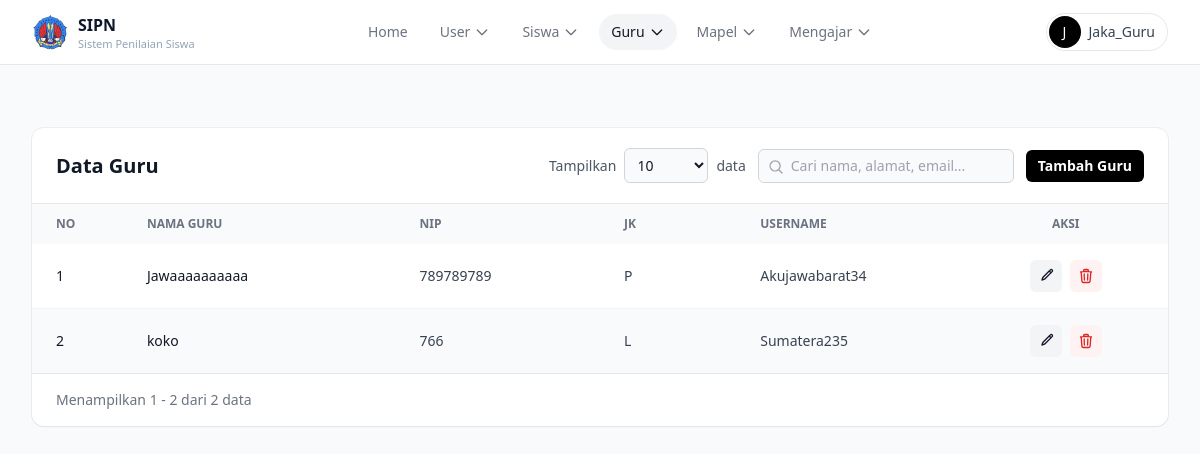
Page /daftarguru.php (signed in) on the earlier database version.
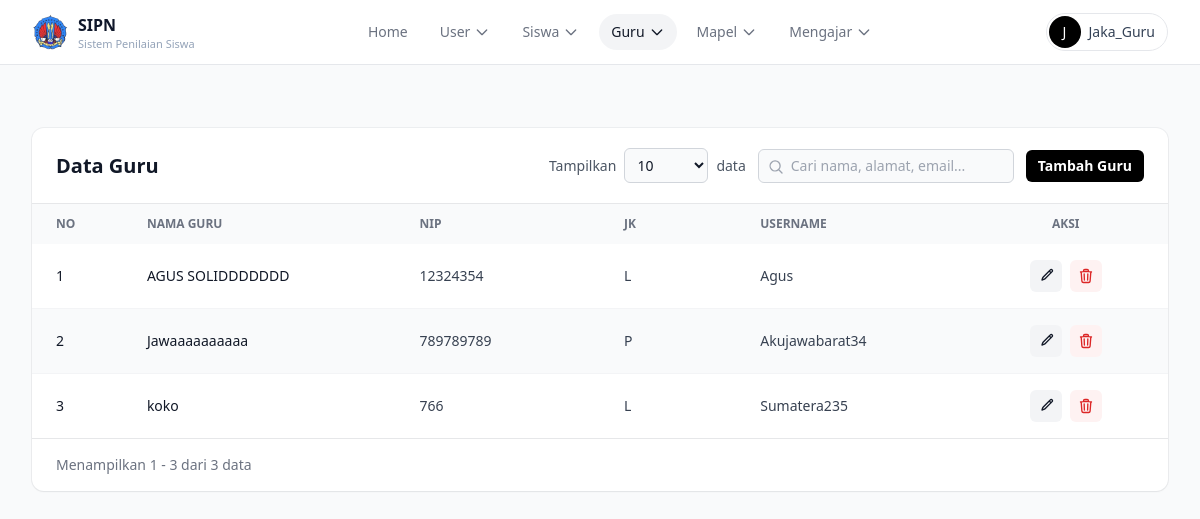
Same page on the later database version.
### tables this page shows
CREATE TABLE `guru` (
  `id` int NOT NULL,
  `nip` varchar(20) NOT NULL,
  `nama` varchar(100) NOT NULL,
  `jenis_kelamin` enum('L','P') NOT NULL,
  `user_id` int NOT NULL
);

CREATE TABLE `users` (
  `id` int NOT NULL,
  `username` varchar(50) NOT NULL,
  `password` varchar(255) NOT NULL,
  `role` enum('admin','guru','siswa') NOT NULL,
  `created_at` timestamp NOT NULL
);

### auth.php (called while the page is built, shortened)
<?php
function current_user(): ?array
{
    return isset($_SESSION['user']) && is_array($_SESSION['user']) ? $_SESSION['user'] : null;
}
function require_login(): array
{
    $user = current_user();
    return $user;
}
function require_admin_or_role(string $role): array
{
    $user = require_login();
    return $user;
}
?>

### daftarguru.php (the view, shortened to what the changed rows need)
<?php
require_once __DIR__ . '/auth.php';
$currentUser = require_admin_or_role('guru');
$isAdmin = $currentUser['role'] === 'admin';
?>
<!DOCTYPE html>
<html lang="en">
<head>
  <script src="https://cdn.tailwindcss.com"></script>
</head>
<body class="bg-gray-50 antialiased">
<?php
include "navbar.php";
include __DIR__ . "/kon.php";
$data = [];
$sql = "SELECT users.id AS user_id, users.username, users.role, users.created_at,
           guru.id AS guru_id, guru.nip, guru.nama AS nama_guru, guru.jenis_kelamin
    FROM users
    INNER JOIN guru ON users.id = guru.user_id
    WHERE users.role = 'guru'
    ORDER BY users.id DESC";
$bam = mysqli_query($conn, $sql);
while ($row = mysqli_fetch_assoc($bam)) {
    $data[] = $row;
}
?>
<main class="mx-auto max-w-7xl px-4 pt-32 pb-10 sm:px-6 lg:px-8">
    <div class="bg-white shadow-sm ring-1 ring-gray-900/5 rounded-xl">
        <div class="flex flex-col gap-3 px-6 py-5 border-b border-gray-900/10 sm:flex-row sm:items-center sm:justify-between">
            <h1 class="text-xl font-bold text-gray-900">Data Guru</h1>
        </div>
        <div class="relative overflow-x-auto">
            <table class="w-full min-w-[720px] table-fixed text-sm text-left text-gray-700">
                <colgroup>
                </colgroup>
                <thead class="bg-gray-50 text-xs uppercase text-gray-500">
                    <tr>
                        <th scope="col" class="px-6 py-3 font-semibold">No</th>
                        <th scope="col" class="px-6 py-3 font-semibold">Nama Guru</th>
                        <th scope="col" class="px-6 py-3 font-semibold">NIP</th>
                        <th scope="col" class="px-6 py-3 font-semibold">JK</th>
                        <th scope="col" class="px-6 py-3 font-semibold">Username</th>
                        <?php if ($isAdmin): ?><th scope="col" class="px-6 py-3 font-semibold text-center">Aksi</th><?php endif; ?>
                    </tr>
                </thead>
                <tbody id="tableBody" class="divide-y divide-gray-100">
                    <?php
                    $no = 1;
                    foreach ($data as $user):
                    ?>
                    <tr class="odd:bg-white even:bg-gray-50 hover:bg-gray-50 transition-colors">
                        <td class="px-6 py-4 font-medium text-gray-900"><?php echo $no++; ?></td>
                        <td class="px-6 py-4 font-medium text-gray-900"><?php echo htmlspecialchars($user['nama_guru'] ?? '', ENT_QUOTES, 'UTF-8'); ?></td>
                        <td class="px-6 py-4 whitespace-nowrap"><?php echo htmlspecialchars($user['nip'] ?? '', ENT_QUOTES, 'UTF-8'); ?></td>
                        <td class="px-6 py-4 whitespace-nowrap"><?php echo htmlspecialchars($user['jenis_kelamin'] ?? '', ENT_QUOTES, 'UTF-8'); ?></td>
                        <td class="px-6 py-4 whitespace-nowrap"><?php echo htmlspecialchars($user['username'] ?? '', ENT_QUOTES, 'UTF-8'); ?></td>
                        <?php if ($isAdmin): ?><td class="px-6 py-4">
                            <div class="flex items-center justify-center gap-2">
                                <a href="edit.php?id=<?php echo (int) $user['user_id']; ?>&page=daftarguru.php" title="Edit" aria-label="Edit"
                                   class="inline-flex items-center justify-center size-8 rounded-md bg-gray-100 text-gray-900 hover:bg-black hover:text-white transition-colors">
                                    <svg class="size-4" fill="none" viewBox="0 0 24 24" stroke-width="2" stroke="currentColor">
                                        <path stroke-linecap="round" stroke-linejoin="round" d="m16.862 4.487 1.687-1.688a1.875 1.875 0 1 1 2.652 2.652L10.582 16.07a4.5 4.5 0 0 1-1.897 1.13L6 18l.8-2.685a4.5 4.5 0 0 1 1.13-1.897l8.932-8.931Zm0 0L19.5 7.125" />
                                    </svg>
                                </a>
                                    <a href="delete.php?id=<?php echo (int) $user['user_id']; ?>&role=guru&page=daftarguru.php" title="Hapus" aria-label="Hapus"
                                   onclick="return confirm('Yakin engga nih ingin menghapus data ini?')"
                                   class="inline-flex items-center justify-center size-8 rounded-md bg-red-50 text-red-600 hover:bg-red-600 hover:text-white transition-colors">
                                </a>
                            </div>
                        </td><?php endif; ?>
                    </tr>
                    <?php endforeach; ?>
                </tbody>
            </table>
        </div>
        <div class="flex flex-col gap-3 px-6 py-4 border-t border-gray-900/10 sm:flex-row sm:items-center sm:justify-between">
            <p id="entriesInfo" class="text-sm text-gray-500"></p>
        </div>
    </div>
</main>
</body>
</html>

### navbar.php (shortened to what the changed rows need)
<?php
require_once __DIR__ . '/auth.php';
$currentUser = current_user();
$navRole = $currentUser['role'] ?? '';
$navPage = basename($_SERVER['PHP_SELF']);
$navLinks = [];
if ($navRole === 'guru') {
    $navLinks = ['beranda.php' => 'Beranda', 'nilai.php' => 'Nilai Siswa', 'daftarguru.php' => 'Daftar Guru'];
} elseif ($navRole === 'siswa') {
    $navLinks = ['beranda.php' => 'Beranda', 'nilai_siswa.php' => 'Nilai Saya', 'daftarsiswa.php' => 'Teman Sekelas'];
} elseif ($navRole === 'admin') {
    $navLinks = ['home_admin.php' => 'Home'];
}
$navDropdowns = $navRole === 'admin' ? [
    'User' => ['table.php' => 'Semua Akun', 'tabeluseraja.php' => 'Daftar User', 'Tambahuser.php' => 'Tambah User'],
    'Siswa' => ['daftarsiswa.php' => 'Daftar Siswa', 'formtambahsiswa.php' => 'Tambah Siswa'],
    'Guru' => ['daftarguru.php' => 'Daftar Guru', 'formtambahguru.php' => 'Tambah Guru'],
    'Mapel' => ['daftar_mapel.php' => 'Daftar Mapel', 'tambah_mapel.php' => 'Tambah Mapel'],
    'Mengajar' => ['daftar_mengajar.php' => 'Daftar Mengajar', 'tambah_mengajar.php' => 'Tambah Mengajar'],
] : [];
if (!function_exists('nav_link_class')) { function nav_link_class(bool $active): string
{
    return $active
        ? 'block rounded-full px-3 py-2 text-sm font-medium text-gray-900 bg-gray-100'
        : 'block rounded-full px-3 py-2 text-sm font-medium text-gray-500 hover:text-gray-900';
} }
?>
<script src="https://cdn.tailwindcss.com"></script>
<nav class="fixed inset-x-0 top-0 z-40 border-b border-gray-200 bg-white/90 backdrop-blur-md">
    <div class="mx-auto flex h-16 max-w-7xl items-center justify-between gap-4 px-4 sm:px-6 lg:px-8">
        <div id="navbar-menu" class="absolute inset-x-0 top-16 hidden border-b border-slate-200 bg-white px-4 py-3 md:static md:block md:border-0 md:bg-transparent md:p-0">
            <ul class="flex flex-col gap-1 md:flex-row md:items-center md:gap-2">
                <?php foreach ($navLinks as $href => $label): ?>
                <li><a href="<?php echo $href; ?>" class="<?php echo nav_link_class($navPage === $href); ?>"><?php echo $label; ?></a></li>
                <?php endforeach; ?>
                <?php foreach ($navDropdowns as $label => $items): ?>
                <?php $dropId = 'drop' . $label; $isActive = array_key_exists($navPage, $items); ?>
                <li>
                    <button id="<?php echo $dropId; ?>Button" data-dropdown-toggle="<?php echo $dropId; ?>" type="button" class="flex w-full items-center justify-between gap-1 <?php echo nav_link_class($isActive); ?>">
                        <?php echo $label; ?>
                        <svg class="h-4 w-4" fill="none" viewBox="0 0 24 24" stroke-width="2" stroke="currentColor"><path stroke-linecap="round" stroke-linejoin="round" d="m19 9-7 7-7-7"/></svg>
                    </button>
                </li>
                <?php endforeach; ?>
            </ul>
        </div>
    </div>
</nav>

Differences in the rows shown:
added guru: nama "AGUS SOLIDDDDDDD", nip "12324354", jenis_kelamin "L", user.username "Agus"
Other differences:
text written by a page script: "Menampilkan 1 - 2 dari 2 data" → "Menampilkan 1 - 3 dari 3 data"
